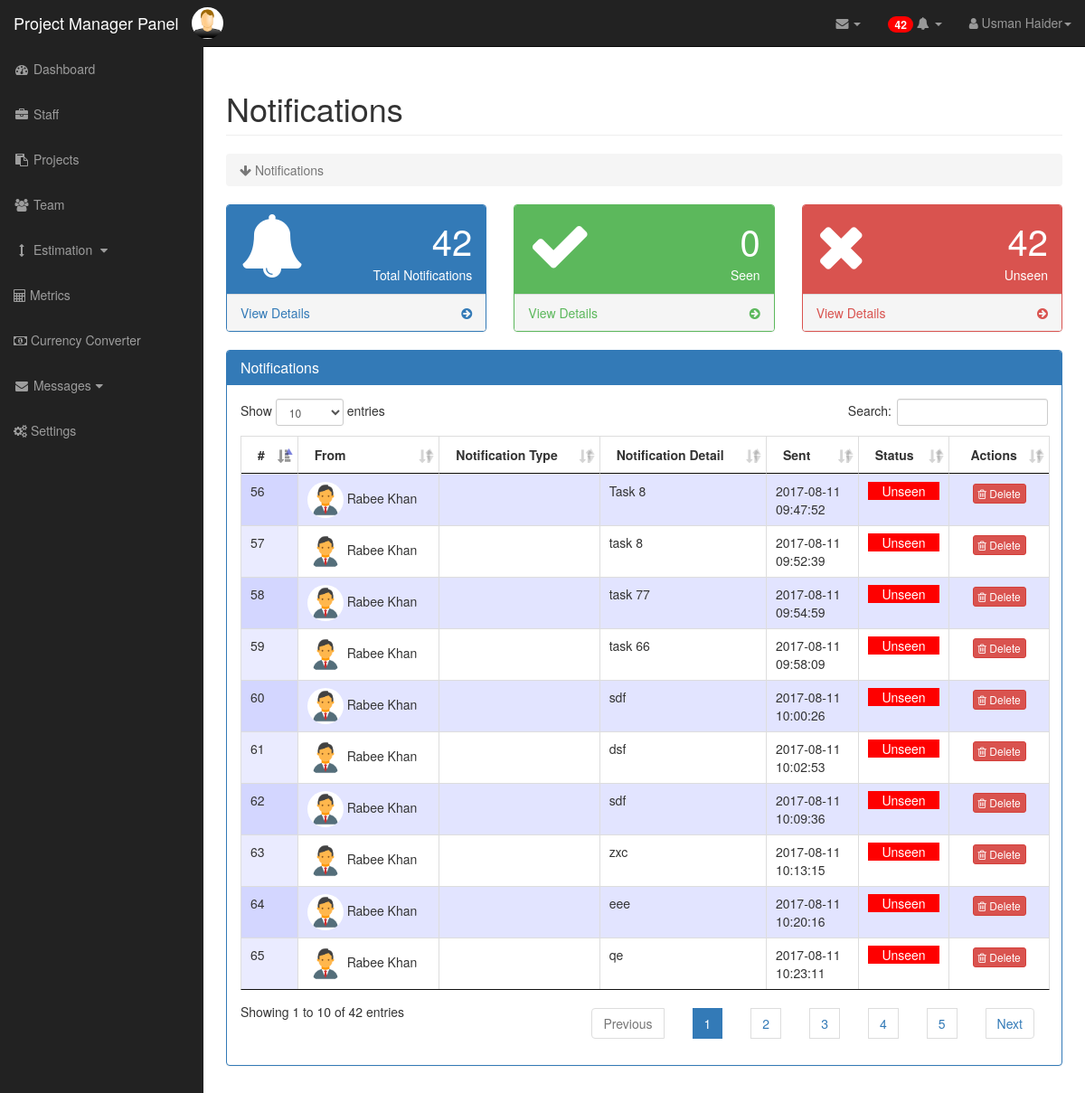
The app's page /Project Manager/notifications.php (signed in) with its own data.
### tables this page shows
CREATE TABLE IF NOT EXISTS `employee` (
  `empId` int(15) NOT NULL AUTO_INCREMENT,
  `empName` varchar(255) NOT NULL,
  `password` varchar(255) NOT NULL,
  `gender` varchar(255) NOT NULL,
  `cnic` varchar(255) NOT NULL,
  `dob` date NOT NULL,
  `regDate` date NOT NULL,
  `address` varchar(255) NOT NULL,
  `email` varchar(255) NOT NULL,
  `contactNo` varchar(255) NOT NULL,
  `salary` varchar(255) NOT NULL,
  `workHours` int(15) NOT NULL,
  `jobStatus` varchar(255) NOT NULL,
  `workStatus` varchar(255) NOT NULL,
  `image` varchar(255) NOT NULL,
  `position` varchar(255) NOT NULL,
  PRIMARY KEY (`empId`)
);

CREATE TABLE IF NOT EXISTS `notification` (
  `notificationId` int(15) NOT NULL AUTO_INCREMENT,
  `notificationType` int(15) NOT NULL,
  `notificationDetails` varchar(250) NOT NULL,
  `notificationTypeId` int(15) NOT NULL,
  `receiverId` int(15) NOT NULL,
  `senderId` int(15) NOT NULL,
  `time` time NOT NULL,
  `date` date NOT NULL,
  `seen` tinyint(4) NOT NULL,
  PRIMARY KEY (`notificationId`)
);

### Project Manager/notifications.php (the view, shortened to what this page needs)
 <!DOCTYPE html>
<html lang="en">
<head>
		<link href="../css/bootstrap.min.css" rel="stylesheet">
		<link href="../css/sb-admin.css" rel="stylesheet">
		<link href="../css/plugins/morris.css" rel="stylesheet">
		<link href="../font-awesome/css/font-awesome.min.css" rel="stylesheet" type="text/css">
		<link rel="stylesheet" href="../css/dataTables.bootstrap.min.css" />
		<link rel="stylesheet" type="text/css" href="../css/jquery.dataTables.css">
	    <link rel="stylesheet" href="../css/jquery.dataTables.min.css">
        <link rel="stylesheet" href="../css/dataTables.bootstrap.min.css">
		<link rel="stylesheet" href="../css/fixedHeader.bootstrap.min.css">
		<link rel="stylesheet" href="../css/responsive.bootstrap.min.css">
		<link rel="stylesheet" href="../css/badge.css">
</head>
<body>
     <div id="wrapper">
        <nav class="navbar navbar-inverse navbar-fixed-top" role="navigation">
            <div class="navbar-header">
                <a class="navbar-brand" href="dashboard.php">Project Manager Panel</a>
           <?php
				   include("config.php");
										if(isset($_SESSION['username']))  {
										$query = "SELECT * FROM `employee` WHERE empId='".$_SESSION['id']."' ";
											   $result = mysqli_query($connect, $query);
										        $row2 = mysqli_fetch_array($result);
										}
										?>
				<img class="img-circle pull-right" src="<?php echo $row2["image"]; ?>" width="35px" height="35px" style='  margin-top:8px;'/></div>
            <ul class="nav navbar-right top-nav">
                 <li class="dropdown">
                   <a href="#" class="dropdown-toggle" data-toggle="dropdown">
				   <?php
				   include("config.php");
										if(isset($_SESSION['username']))  {
				    $query = "SELECT * FROM `inbox` WHERE receiver='".$_SESSION['id']."' AND open='0' ";
											   $result = mysqli_query($connect, $query);
										       $count2 = mysqli_num_rows($result);
										}
				   ?>
				<i class="fa fa-envelope"></i> <b class="caret"></b></a>
                </li>
				   <li class="dropdown">
                    <a href="#"  id="checkBadge" class="dropdown-toggle" data-toggle="dropdown">
<?php
							$query = "SELECT * FROM `notification` WHERE seen='0' AND receiverId='".$_SESSION['id']."'";
								   $result = mysqli_query($connect, $query);
									$count=0;
								   while($row = mysqli_fetch_array($result)){
								$count++;
								   }
							if($count>0)
								   {
									 echo' <span id="checkBadge2"  class="badge badge-notify">';
									  echo $count;
									  echo' </span>';
								   }
								else{
									echo' <span>';
									  echo' </span>';
								}
				   ?>
					<i class="fa fa-bell"></i>
					<b class="caret"></b></a>
                </li>
                <li class="dropdown">
                    <a href="#" class="dropdown-toggle" data-toggle="dropdown"><i class="fa fa-user"></i>
					<?php if(isset($_SESSION['username']))
                {
                 echo $_SESSION['name'];
                }
                 ?><b class="caret"></b></a>
                </li>
            </ul>
            <div class="collapse navbar-collapse navbar-ex1-collapse">
                <ul class="nav navbar-nav side-nav">
                    <li  >
                        <a href="dashboard.php"><i class="fa fa-fw fa-dashboard"></i> Dashboard</a>
                    </li>
					<li >
                        <a href="staff.php"><i class="fa fa-fw fa-briefcase"></i> Staff</a>
                    </li>
                     <li >
                        <a href="project.php"><i class="fa fa-fw fa-clipboard"></i> Projects</a>
                    </li>
					 <li  >
                        <a href="team.php"><i class="fa fa-fw fa-users"></i> Team</a>
                    </li>
					<li  >
                        <a href="javascript:;" data-toggle="collapse" data-target="#demo2"><i class="fa fa-fw fa-arrows-v"></i> Estimation <i class="fa fa-fw fa-caret-down"></i></a>
                    </li>
					<li  >
                        <a href="../estimation/metric.php"><i class="fa fa-calculator"></i>  Metrics</a>
                    </li>
					<li >
                        <a href="../estimation/currency.php"><i class="fa fa-money"></i> Currency Converter</a>
                    </li>
					<li>
                        <a href="javascript:;" data-toggle="collapse" data-target="#demo"><i class="fa fa-fw fa-envelope"></i> Messages<i class="fa fa-fw fa-caret-down"></i></a>
                    </li>
					<li >
                        <a href="../estimation/setting.php"><i class="fa fa-cogs" aria-hidden="true"></i> Settings</a>
                    </li>
                </ul>
            </div>
        </nav>
        <div id="page-wrapper">
            <div class="container-fluid">
                <div class="row">
                    <div class="col-lg-12">
                        <h1 class="page-header">
                             Notifications
                        </h1>
                        <ol class="breadcrumb">
                            <li class="active">
                                <i class="fa fa-arrow-down"></i> Notifications
                            </li>
                        </ol>
                    </div>
                </div>
<?php
										if(isset($_SESSION['username']))  {
											   $query = "SELECT * FROM `notification` WHERE receiverId='".$_SESSION['id']."'";
											   $result = mysqli_query($connect, $query);
										       $count1 = mysqli_num_rows($result);
												$query = "SELECT * FROM `notification` WHERE receiverId='".$_SESSION['id']."' AND seen='1' ";
											   $result = mysqli_query($connect, $query);
										       $count2 = mysqli_num_rows($result);
										        $query = "SELECT * FROM `notification` WHERE receiverId='".$_SESSION['id']."' AND seen='0' ";
											   $result = mysqli_query($connect, $query);
										       $count3 = mysqli_num_rows($result);
										}
										?>
                <div class="row">
                    <div class="col-lg-4 col-md-6">
                        <div class="panel panel-primary">
                            <div class="panel-heading">
                                <div class="row">
                                    <div class="col-xs-3">
                                         <i class="fa fa-bell fa-5x"></i>
                                    </div>
                                    <div class="col-xs-9 text-right">
									<div class="huge"id='total1'><?php echo $count1?></div>
                                        <div>Total Notifications</div>
                                    </div>
                                </div>
                            </div>
                            <a href="#" id='total'onclick="return false;">
                                <div class="panel-footer">
                                    <span class="pull-left">View Details</span>
                                    <span class="pull-right"><i class="fa fa-arrow-circle-right"></i></span>
                                    <div class="clearfix"></div>
                                </div>
                            </a>
                        </div>
                    </div>
                    <div class="col-lg-4 col-md-6">
                        <div class="panel panel-green">
                            <div class="panel-heading">
                                <div class="row">
                                    <div class="col-xs-3">
                                      <i class="fa fa-check fa-5x"></i>
                                    </div>
                                    <div class="col-xs-9 text-right">
									<div class="huge" id='seen1'><?php echo $count2?></div>
                                        <div>Seen</div>
                                    </div>
                                </div>
                            </div>
                            <a href="#" id='seen'onclick="return false;">
                                <div class="panel-footer">
                                    <span class="pull-left">View Details</span>
                                    <span class="pull-right"><i class="fa fa-arrow-circle-right"></i></span>
                                    <div class="clearfix"></div>
                                </div>
                            </a>
                        </div>
                    </div>
                    <div class="col-lg-4 col-md-6">
                        <div class="panel panel-red" >
                            <div class="panel-heading">
                                <div class="row">
                                    <div class="col-xs-3">
                                      <i class="fa fa-times fa-5x" ></i>
                                    </div>
                                    <div class="col-xs-9 text-right">
                                       <div class="huge" id='unseen1'><?php echo $count3?></div>
                                          <div>Unseen</div>
                                    </div>
                                </div>
                            </div>
                            <a href="#"id='unseen'onclick="return false;">
                                <div class="panel-footer">
                                    <span class="pull-left">View Details</span>
                                    <span class="pull-right"><i class="fa fa-arrow-circle-right"></i></span>
                                    <div class="clearfix"></div>
                                </div>
                            </a>
                        </div>
                    </div>
                </div>
								<div id="employee_table">
                <div class="row">
                    <div class="col-lg-12">
						    <div class="panel panel-primary" >
                            <div class="panel-heading">
                                <h3 class="panel-title"></i>Notifications</h3>
                            </div>
                            <div class="panel-body">
	<table id="example" class="table table-striped table-bordered dt-responsive nowrap" cellspacing="0" width="100%">
    <thead>
            <tr> <th>#</th>
                     <th>From</th>
					  <th>Notification Type</th>
					<th>Notification Detail</th>
                     <th>Sent</th>
					  <th>Status</th>
                      	<th><center>Actions</center></th>
                  </tr>
        </thead>
        <tbody>
		<?php
		include("config.php");
		  $query = "SELECT * FROM `notification` WHERE receiverId='".$_SESSION['id']."'";
		$result = mysqli_query($connect, $query);
                     while($row = mysqli_fetch_array($result))
                     {
						 $time =$row['time'];
                   $query2 = "SELECT * FROM `employee` WHERE empId='".$row["senderId"]."'";
						$result2 = mysqli_query($connect, $query2);
                     while($row2 = mysqli_fetch_array($result2))
                     {
                     ?>
                    <tr>
                      <td><?php echo $row["notificationId"]; ?></td>
					  <td> <img class="img-circle" src=" <?php echo $row2['image'];?> " width="40px" height="40px" /><?php echo ' '.$row2["empName"]; ?></td>
                     <td><?php echo $type;?></td>
					 <td><?php echo $row["notificationDetails"];?></td>
					   <td><?php echo $row["date"].'<br>'.$time?></td>
                  	   <td ><center><?php
					 if($row["seen"]=='1')
					 {
					 echo '<p class="'.$row["notificationId"].'" style="background-color: #00D211; color:white">Seen</p>';
					 }
					 else  {
						 echo '<p  class="'.$row["notificationId"].'" style="background-color: #FE0000; color:white">Unseen</p>';
					 }
					 ?> </center></td>
					  <td><center>
					 <button type="button" name="delete" value="delete" id="<?php echo $row["notificationId"]; ?>" class="btn btn-danger btn-xs delete_data" ><i class="fa fa-trash-o"></i> Delete</button></td>
			   </tr>
				  <?php
					 }  }
                     ?>
					 </div>
	</div>
                            </div>
							</div>
                        </div>
                    </div>
                </div>
            </div>
</body>
</html>

### css/sb-admin.css (style rules this page uses)
body { margin-top: 100px; background-color: #222; }
@media (min-width:768px) { body { margin-top: 50px; } }
#wrapper { padding-left: 0; }
#page-wrapper { width: 100%; padding: 0; background-color: #fff; }
.huge { font-size: 50px; line-height: normal; }
@media (min-width:768px) { #wrapper { padding-left: 225px; } }
@media (min-width:768px) { #page-wrapper { padding: 10px; } }
.top-nav { padding: 0 15px; }
.top-nav>li { display: inline-block; float: left; }
.top-nav>li>a { padding-top: 15px; padding-bottom: 15px; line-height: 20px; color: #999; }
@media (min-width:768px) { .side-nav { position: fixed; top: 51px; left: 225px; width: 225px; margin-left: -225px; border: none; border-radius: 0; overflow-y: auto; background-color: #222; bottom: 0; overflow-x: hidden; padding-bottom: 40px; } }
@media (min-width:768px) { .side-nav>li>a { width: 225px; } }
.huge { font-size: 40px; }
.panel-green { border-color: #5cb85c; }
.panel-green > .panel-heading { border-color: #5cb85c; color: #fff; background-color: #5cb85c; }
.panel-green > a { color: #5cb85c; }
.panel-red { border-color: #d9534f; }
.panel-red > .panel-heading { border-color: #d9534f; color: #fff; background-color: #d9534f; }
.panel-red > a { color: #d9534f; }

### css/badge.css (style rules this page uses)
.badge-notify { background:red; position:relative; }

### records on screen
employee: image (picture)
notification: notificationId "63", notificationDetails "zxc", date "2017-08-11", time "10:13:15"
employee: image (picture), empName "Rabee Khan"
notification: notificationId "64", notificationDetails "eee", date "2017-08-11", time "10:20:16"
notification: notificationId "62", notificationDetails "sdf", date "2017-08-11", time "10:09:36"
notification: notificationId "61", notificationDetails "dsf", date "2017-08-11", time "10:02:53"
notification: notificationId "60", notificationDetails "sdf", date "2017-08-11", time "10:00:26"
notification: notificationId "56", notificationDetails "Task 8", date "2017-08-11", time "09:47:52"
notification: notificationId "57", notificationDetails "task 8", date "2017-08-11", time "09:52:39"
notification: notificationId "58", notificationDetails "task 77", date "2017-08-11", time "09:54:59"
notification: notificationId "59", notificationDetails "task 66", date "2017-08-11", time "09:58:09"
notification: notificationId "65", notificationDetails "qe", date "2017-08-11", time "10:23:11"

### other values on screen
$count "42"
$_SESSION['name'] "Usman Haider"
$count1 "42"
$count2 "0"
$count3 "42"
